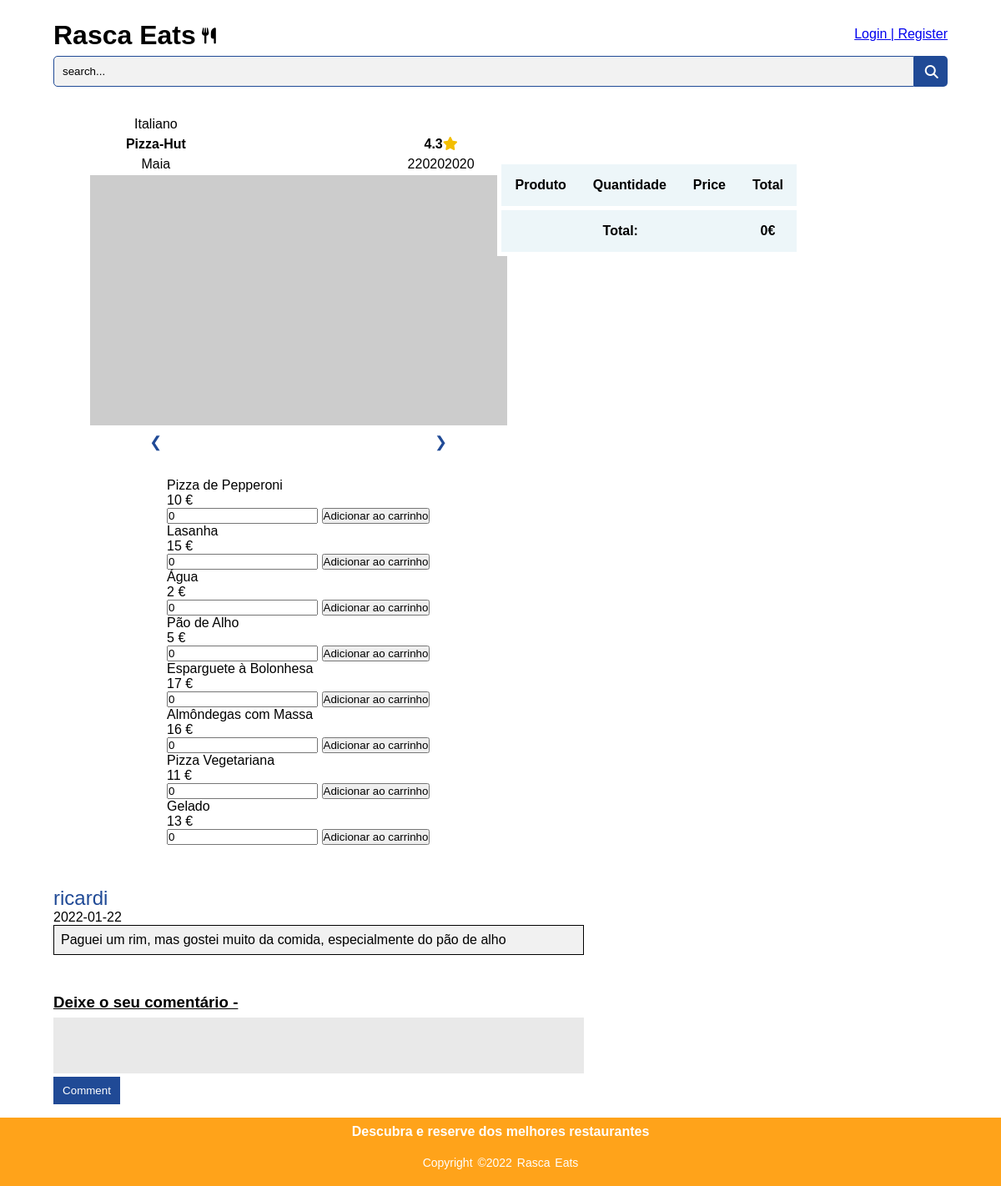
/restaurant.php?id=4, run on an earlier commit of the app's database.
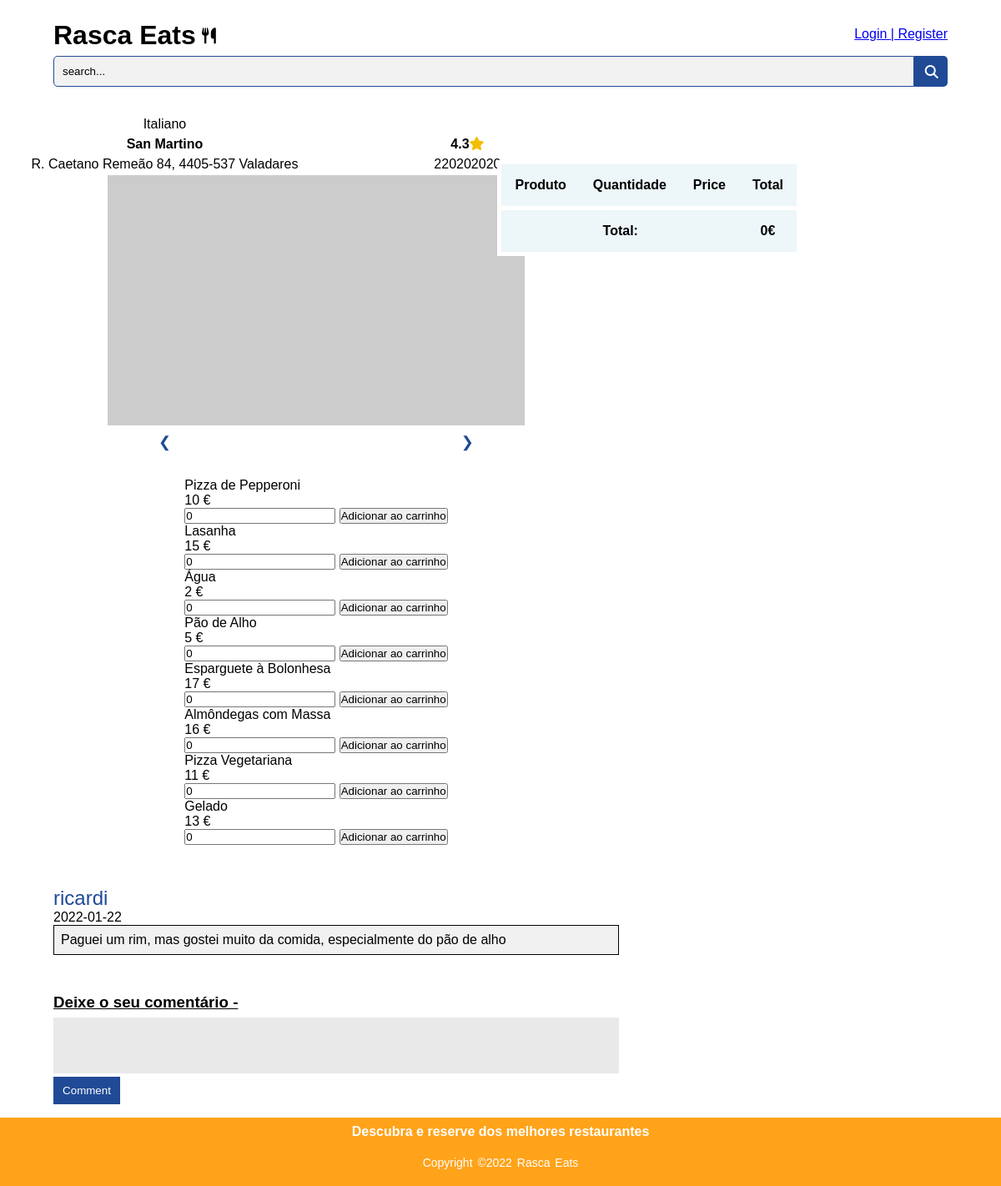
And on a later commit of the database.
### tables this page shows
CREATE TABLE Restaurant(
    restaurantId int PRIMARY KEY,
    restaurantName varchar NOT NULL,
    adress varchar NOT NULL,
    category varchar NOT NULL,
    phoneNumber int NOT NULL,
    rating real
);

### sql/restaurant.php (called while the page is built, shortened)
<?php
    function getRestaurant($db){
        $stmt = $db->prepare('SELECT * FROM Restaurant WHERE restaurantId = ?');
        $stmt->execute(array($_GET['id']));
        return $stmt->fetch();
    }
    function getMenu($db){
        $stmt = $db->prepare('SELECT * FROM Dish WHERE restaurantId = ?');
        $stmt->execute(array($_GET['id']));
        return $stmt->fetchAll();
    }
?>

### templates/dishes.php (the view)
<?php
    function output_dishes($menu){
        foreach($menu as $dish){ ?>
            <article>
                <p class="dishName"><?php echo $dish['dishName'] ?></p>
                <p class = "dishPrice"><?php echo $dish['price'] ?></p>
                <input class="quantity" type="number" value="0">
                <button class="buy">Adicionar ao carrinho</button></article> <?php
            }
    }
?>

### restaurant.php (shortened to what this page needs)
<?php
    require_once('sql/restaurant.php');
    require_once('templates/comments.php');
    require_once('sql/comments.php');
    require_once('templates/dishes.php');
    $db = getDatabaseConnection();
    $db->setAttribute(PDO::ATTR_DEFAULT_FETCH_MODE, PDO::FETCH_ASSOC);
    $restaurant = getRestaurant($db);
    $menu = getMenu($db);
?>
<!DOCTYPE html>
<html lang="en">
<head>
    <link rel="stylesheet" href="css/style.css">
    <link rel="stylesheet" href="css/restaurant.css">
    <link rel="stylesheet" href="css/comments.css">
</head>
<body>
<header>
        <h1><a href="frontPage.php">Rasca Eats</a></h1>
        <i class="fa-solid fa-utensils"></i>
        <form action="https://www.google.pt/?hl=pt-PT" method="get" id="loginForm">
            <div class="login">
                <a href="login_register.php">Login | Register</a>
            </div>
        </form>
        <form action="file:///C:/Users/antol/LTW_php/Projeto_LTW/proj.html" method="get">
            <div class="search">
                <input type="text" class="searchInput" name="search" placeholder="search...">
                <button type="submit" class="searchButton">
                    <i class="fa-solid fa-magnifying-glass"></i>
                </button>
            </div>
        </form>
    </header>
    <section id= "restaurant">
        <p>
            <?php echo $restaurant['category'] ?>
        </p>
        <p>
            <?php echo $restaurant['restaurantName'] ?>
        </p>
        <p>
            <?php echo $restaurant['rating'] ?><i class="fa-solid fa-star"></i>
        </p>
        <p>
            <?php echo $restaurant['phoneNumber'] ?>
        </p>
        <p>
            <?php echo $restaurant['adress'] ?>
        </p>
        <img class = "slide" src="https://picsum.photos/500/300?food1" alt="Restaurant photo">
        <button class="left-button" onclick="plusDivs(-1)">&#10094;</button>
        <button class="right-button" onclick="plusDivs(+1)">&#10095;</button>
    </section>
    <section id="favRestaurant">
    </section>
    <section id = "cart">
    <table>
        <thead>
          <tr><th>Produto</th><th>Quantidade</th><th>Price</th><th>Total</th></tr>
        </thead>
        <tfoot>
          <tr><th colspan="3">Total:</th><th>0</th></tr>
        </tfoot>
      </table>
    </section>
    <section id = "dishes">
        <?php output_dishes($menu)?>
    </section>
    <section id = "reviews">
        <h3>Deixe o seu comentário - </h3>
        <?php echo "<form method='POST' action='".setComments($db)."'> "?>
            <textarea name='comment'></textarea><br>
            <button type='submit' name='commentSubmit'>Comment</button>
        </form>
    </section>
    <footer>
        <div class="footer-content">
            <h4>Descubra e reserve dos melhores restaurantes</h4>
        </div>
        <div class="footer-bottom">
            <p>copyright &copy;2022 Rasca Eats</p>
        </div>
    </footer>
    </body>
</html>

What changed in the data, as far as the page shows it:
changed restaurant "Italiano": restaurantName "Pizza-Hut" → "San Martino"; adress "Maia" → "R. Caetano Remeão 84, 4405-537 Valadares"
